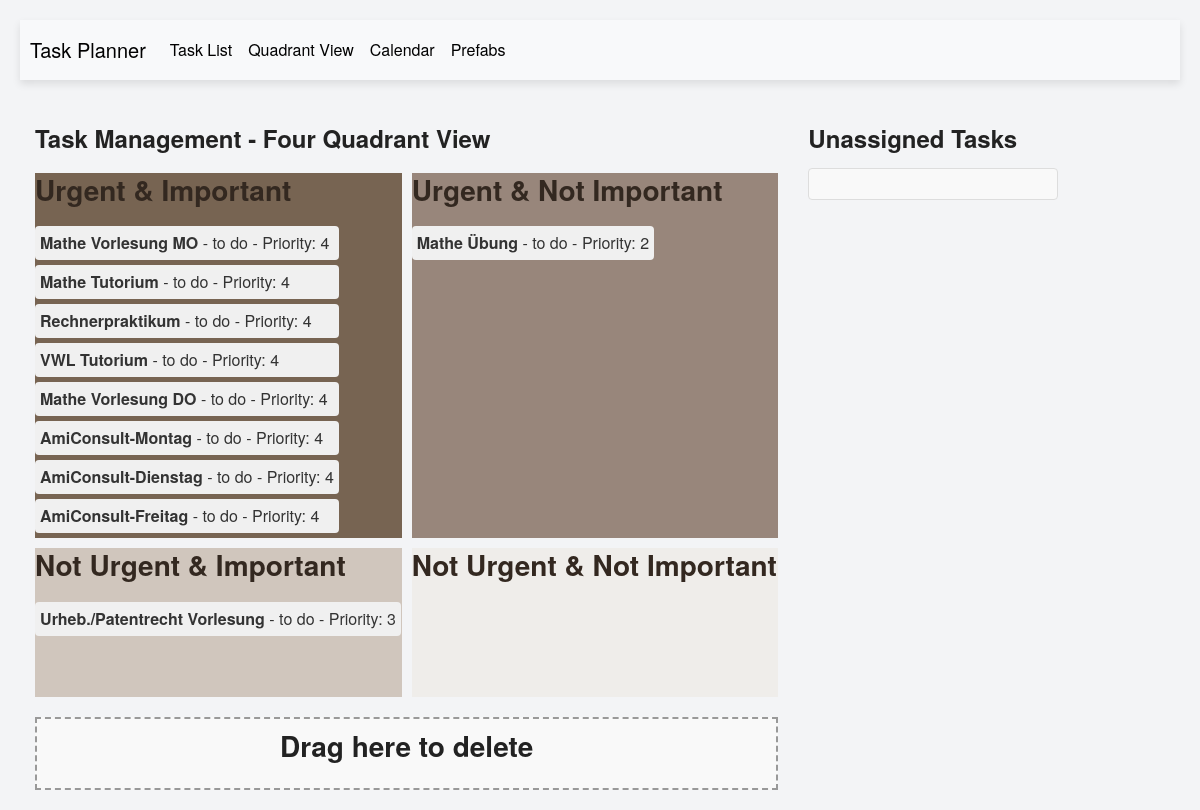
The app's page /quadrant_view, older data.
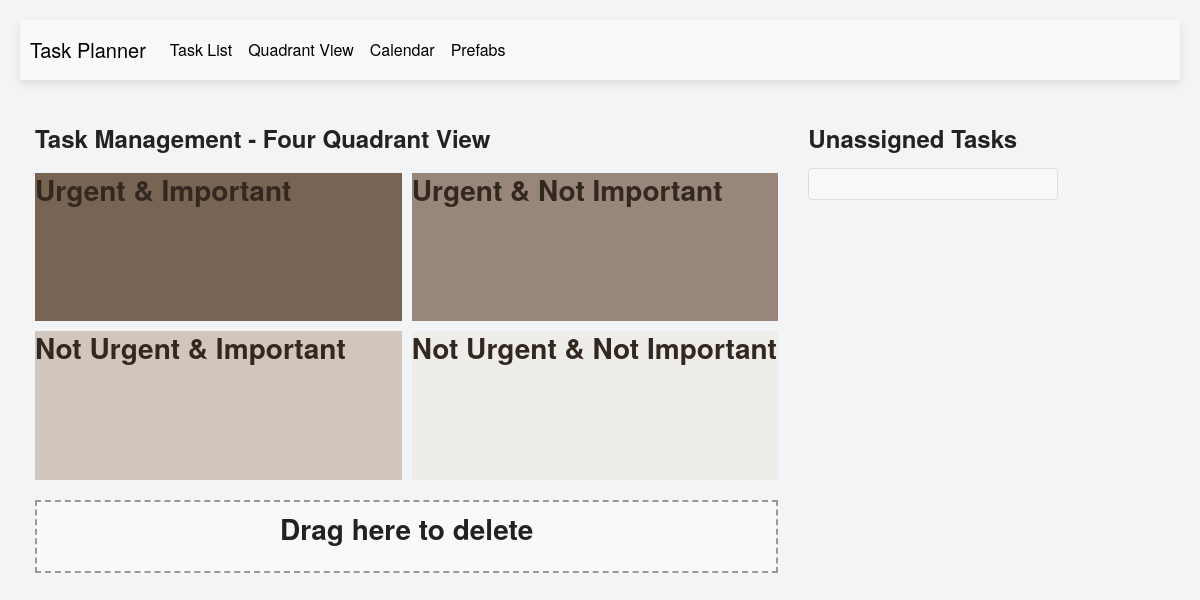
The same page, newer data.
### app/models.py (models this page shows, shortened)
class Task(db.Model):
    __tablename__ = 'task'
    id = db.Column(db.Integer, primary_key=True)
    title = db.Column(db.String(100), nullable=False)
    description = db.Column(db.String(500))
    due_date = db.Column(db.DateTime, nullable=True)
    estimated_time = db.Column(db.Integer, default=1, nullable=False)
    priority = db.Column(db.Integer, CheckConstraint('priority BETWEEN 1 AND 5'), nullable=True)
    status = db.Column(db.Enum("to do", "doing", "done"), default="to do", nullable=False)
    reminder = db.Column(db.DateTime, nullable=True)
    created_at = db.Column(db.DateTime, default=datetime.utcnow)
    updated_at = db.Column(db.DateTime, onupdate=datetime.utcnow)
    quadrant = db.Column(db.String(50), nullable=True)
    calendar_date = db.Column(db.Date, nullable=True)
    start_time = db.Column(db.Time, nullable=True)
    duration_minutes = db.Column(db.Integer, nullable=True)
    assigned_day = db.Column(db.Integer, nullable=True)
    assigned_hour = db.Column(db.Integer, nullable=True)

### app/routes.py (the view)
@main.route('/quadrant_view')
def quadrant_view():
    unassigned_tasks = Task.query.filter_by(quadrant=None).all()
    urgent_important_tasks = Task.query.filter_by(quadrant='urgent-important').all()
    urgent_not_important_tasks = Task.query.filter_by(quadrant='urgent-not-important').all()
    not_urgent_important_tasks = Task.query.filter_by(quadrant='not-urgent-important').all()
    not_urgent_not_important_tasks = Task.query.filter_by(quadrant='not-urgent-not-important').all()
    return render_template('quadrant_view.html',
                           unassigned_tasks=unassigned_tasks,
                           urgent_important_tasks=urgent_important_tasks,
                           urgent_not_important_tasks=urgent_not_important_tasks,
                           not_urgent_important_tasks=not_urgent_important_tasks,
                           not_urgent_not_important_tasks=not_urgent_not_important_tasks)

### app/templates/quadrant_view.html (shortened to what this page needs)
{% extends 'layout.html' %}
{% block main %}
<div class="row">
    <div class="col-md-8">
        <h2>Task Management - Four Quadrant View</h2>
        <div class="quadrant-container">
            <div class="quadrant urgent-important" id="urgent-important">
                <h3>Urgent & Important</h3>
                <div class="task-list" id="urgent-important-list">
                    {% for task in urgent_important_tasks %}
                        <div class="task-item" draggable="true" data-task-id="{{ task.id }}">
                            <strong>{{ task.title }}</strong> - {{ task.status }} - Priority: {{ task.priority }}
                        </div>
                    {% endfor %}
                </div>
            </div>
            <div class="quadrant urgent-not-important" id="urgent-not-important">
                <h3>Urgent & Not Important</h3>
                <div class="task-list" id="urgent-not-important-list">
                    {% for task in urgent_not_important_tasks %}
                        <div class="task-item" draggable="true" data-task-id="{{ task.id }}">
                            <strong>{{ task.title }}</strong> - {{ task.status }} - Priority: {{ task.priority }}
                        </div>
                    {% endfor %}
                </div>
            </div>
            <div class="quadrant not-urgent-important" id="not-urgent-important">
                <h3>Not Urgent & Important</h3>
                <div class="task-list" id="not-urgent-important-list">
                    {% for task in not_urgent_important_tasks %}
                        <div class="task-item" draggable="true" data-task-id="{{ task.id }}">
                            <strong>{{ task.title }}</strong> - {{ task.status }} - Priority: {{ task.priority }}
                        </div>
                    {% endfor %}
                </div>
            </div>
            <div class="quadrant not-urgent-not-important" id="not-urgent-not-important">
                <h3>Not Urgent & Not Important</h3>
            </div>
        </div>
        <div class="deletion-zone" id="deletion-zone">
            <h3>Drag here to delete</h3>
        </div>
    </div>
    <div class="col-md-4">
        <h2>Unassigned Tasks</h2>
        <ul class="list-group task-list-container" id="unassigned-task-list">
        </ul>
    </div>
</div>
{% endblock %}

### app/templates/layout.html (shortened to what this page needs)
<!DOCTYPE html>
<html lang="en">
<head>
    <link rel="stylesheet" href="https://maxcdn.bootstrapcdn.com/bootstrap/4.5.2/css/bootstrap.min.css">
    <link rel="stylesheet" href="{{ url_for('static', filename='css/styles.css') }}">
</head>
<body>
    <nav class="navbar navbar-expand-lg navbar-light bg-light">
        <a class="navbar-brand" href="{{ url_for('main.index') }}">Task Planner</a>
        <div class="collapse navbar-collapse" id="navbarNav">
            <ul class="navbar-nav">
                <li class="nav-item">
                    <a class="nav-link" href="{{ url_for('main.index') }}">Task List</a>
                </li>
                <li class="nav-item">
                    <a class="nav-link" href="{{ url_for('main.quadrant_view') }}">Quadrant View</a>
                </li>
                <li class="nav-item">
                    <a class="nav-link" href="{{ url_for('main.calendar_view') }}">Calendar</a>
                </li>
                <li class="nav-item">
                    <a class="nav-link" href="{{ url_for('main.prefabs') }}">Prefabs</a>
                </li>
            </ul>
        </div>
    </nav>
    <div class="container mt-4">
        {% block main %}{% endblock %}
    </div>
</body>
</html>

### app/static/css/styles.css (style rules this page uses)
body { font-family: 'Helvetica Neue', Arial, sans-serif; background-color: #f3f4f6; color: #333; margin: 0; padding: 20px; }
h1, h2, h3 { font-weight: 600; color: #222; margin-bottom: 15px; }
h2 { font-size: 1.5em; margin-top: 20px; }
.navbar { background-color: #0056b3; padding: 10px; box-shadow: 0 4px 8px rgba(0, 0, 0, 0.1); }
.navbar-brand, .navbar-nav .nav-link { color: #000000 !important; font-weight: 500; }
.container { max-width: 1200px; margin: auto; }
.task-list-container { width: 250px; background-color: #f9f9f9; border: 1px solid #ddd; border-radius: 4px; padding: 15px; overflow-y: auto; max-height: 100%; }
.quadrant-container { display: grid; grid-template-columns: 1fr 1fr; gap: 10px; margin-top: 20px; }
.quadrant { display: flex; flex-direction: column; align-items: flex-start; overflow: hidden; }
.urgent-important { background-color: #776452; }
.urgent-not-important { background-color: #98867B; }
.not-urgent-important { background-color: #D0C6BD; }
.not-urgent-not-important { background-color: #EFEDEA; }
.quadrant h3 { color: #332820; }
.deletion-zone { margin-top: 20px; padding: 10px; border: 2px dashed #999; text-align: center; background-color: #f9f9f9; }

Row changes from the older to the newer data that the page shows:
removed Task: title "Mathe Vorlesung MO", status "to do", priority "4", shown under "Urgent & Important"
removed Task: title "Mathe Tutorium", status "to do", priority "4", shown under "Urgent & Important"
removed Task: title "Rechnerpraktikum", status "to do", priority "4", shown under "Urgent & Important"
removed Task: title "VWL Tutorium", status "to do", priority "4", shown under "Urgent & Important"
removed Task: title "Mathe Vorlesung DO", status "to do", priority "4", shown under "Urgent & Important"
removed Task: title "AmiConsult-Montag", status "to do", priority "4", shown under "Urgent & Important"
removed Task: title "AmiConsult-Dienstag", status "to do", priority "4", shown under "Urgent & Important"
removed Task: title "AmiConsult-Freitag", status "to do", priority "4", shown under "Urgent & Important"
removed Task: title "Mathe Übung", status "to do", priority "2", shown under "Urgent & Not Important"
removed Task: title "Urheb./Patentrecht Vorlesung", status "to do", priority "3", shown under "Not Urgent & Important"
